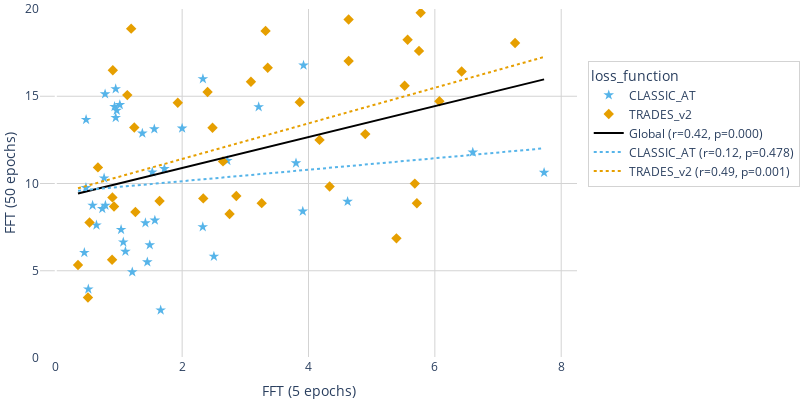
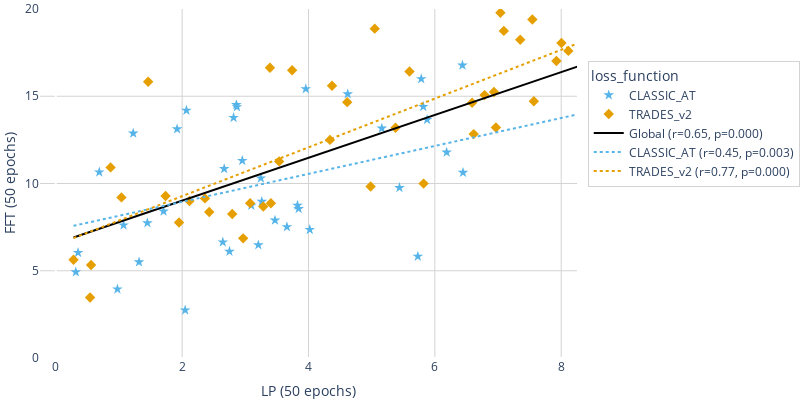

Notebook code for these charts, in order:
### Code cell
import pandas as pd
import plotly.express as px
import plotly.graph_objects as go
from scipy.stats import spearmanr, linregress
import numpy as np

# Assumes df is already defined
from process_database import process_rankings, global_grouped_dataset

grouped_df = process_rankings(global_grouped_dataset(df))
grouped_df.columns = ['_'.join(col).strip() if isinstance(col, tuple) else col for col in grouped_df.columns]
grouped_df = grouped_df.reset_index()

sub_df = grouped_df[["ft_strategy", "model_type", "model_size", "backbone", "loss_function", "TOTAL_score_sum"]]

pivot_df = sub_df.pivot_table(
    index=["backbone", "loss_function", "model_type", "model_size"],
    columns="ft_strategy",
    values="TOTAL_score_sum"
).reset_index()

symbol_map = {"TRADES_v2": "diamond", "CLASSIC_AT": "star"}
color_map = {"TRADES_v2": "#E69F00", "CLASSIC_AT": "#56B4E9"}  # Assign colors by loss_function

for (x1, x2) in [("FFT (5 epochs)", "FFT (50 epochs)"), ("LP (50 epochs)", "FFT (50 epochs)")]:
    pivot_df = pivot_df.fillna(0)
    x, y = pivot_df[x1], pivot_df[x2]
    r_global, p_global = spearmanr(x, y)
    m_global, b_global, *_ = linregress(x, y)
    x_range = np.linspace(x.min(), x.max(), 100)

    # Base scatter
    fig = px.scatter(
        pivot_df, x=x1, y=x2,
        color="loss_function",
        symbol="loss_function",
        color_discrete_map=color_map,
        symbol_map=symbol_map,
    )

    # Global regression line
    fig.add_trace(go.Scatter(
        x=x_range,
        y=m_global * x_range + b_global,
        mode="lines",
        line=dict(color="black", width=2),
        name=f"Global (r={r_global:.2f}, p={p_global:.3f})"
    ))

    # Per-loss-function lines
    for loss_fn in pivot_df["loss_function"].unique():
        subset = pivot_df[pivot_df["loss_function"] == loss_fn]
        if len(subset) < 2:
            continue
        xg, yg = subset[x1], subset[x2]
        rg, pg = spearmanr(xg, yg)
        mg, bg, *_ = linregress(xg, yg)
        fig.add_trace(go.Scatter(
            x=x_range,
            y=mg * x_range + bg,
            mode="lines",
            line=dict(color=color_map[loss_fn], dash="dot"),
            name=f"{loss_fn} (r={rg:.2f}, p={pg:.3f})"
        ))

    fig.update_layout(
        margin=dict(l=0, r=0, t=0, b=0),
        width=800, height=400,
        plot_bgcolor="white", paper_bgcolor="white",
        xaxis=dict(showgrid=True, gridcolor="lightgrey", range=[-0.25, 8.25]),
        yaxis=dict(showgrid=True, gridcolor="lightgrey", range=[0, 20]),
        legend=dict(
            font=dict(size=12),
            y=0.85,
            bgcolor="rgba(255,255,255,1)",
            bordercolor="lightgrey",
            borderwidth=1
        )
    )

    fig.update_traces(marker=dict(size=8, line=dict(width=0)))
    fig.show()
    fig.write_image(f"./paper_figures/low_cost_proxy_{x1.replace(' ', '_')}.png", scale=3)
